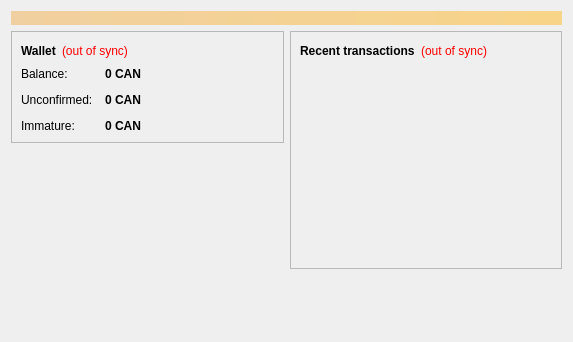
<?xml version="1.0" encoding="UTF-8"?>
<ui version="4.0">
 <class>OverviewPage</class>
 <widget class="QWidget" name="OverviewPage">
  <property name="geometry">
   <rect>
    <x>0</x>
    <y>0</y>
    <width>573</width>
    <height>342</height>
   </rect>
  </property>
  <property name="windowTitle">
   <string>Form</string>
  </property>
  <layout class="QVBoxLayout" name="topLayout">
   <item>
    <widget class="QLabel" name="labelAlerts">
     <property name="visible">
      <bool>false</bool>
     </property>
     <property name="styleSheet">
      <string notr="true">background-color: qlineargradient(x1: 0, y1: 0, x2: 1, y2: 0, stop:0 #F0D0A0, stop:1 #F8D488); color:#000000;</string>
     </property>
     <property name="wordWrap">
      <bool>true</bool>
     </property>
     <property name="margin">
      <number>3</number>
     </property>
    </widget>
   </item>
   <item>
    <layout class="QHBoxLayout" name="horizontalLayout" stretch="1,1">
     <item>
      <layout class="QVBoxLayout" name="verticalLayout_2">
       <item>
        <widget class="QFrame" name="frame">
         <property name="frameShape">
          <enum>QFrame::StyledPanel</enum>
         </property>
         <property name="frameShadow">
          <enum>QFrame::Raised</enum>
         </property>
         <layout class="QVBoxLayout" name="verticalLayout_4">
          <item>
           <layout class="QHBoxLayout" name="horizontalLayout_4">
            <item>
             <widget class="QLabel" name="label_5">
              <property name="font">
               <font>
                <weight>75</weight>
                <bold>true</bold>
               </font>
              </property>
              <property name="text">
               <string>Wallet</string>
              </property>
             </widget>
            </item>
            <item>
             <widget class="QLabel" name="labelWalletStatus">
              <property name="toolTip">
               <string>The displayed information may be out of date. Your wallet automatically synchronizes with the Cats network after a connection is established, but this process has not completed yet.</string>
              </property>
              <property name="styleSheet">
               <string notr="true">QLabel { color: red; }</string>
              </property>
              <property name="text">
               <string notr="true">(out of sync)</string>
              </property>
              <property name="alignment">
               <set>Qt::AlignLeading|Qt::AlignLeft|Qt::AlignVCenter</set>
              </property>
             </widget>
            </item>
            <item>
             <spacer name="horizontalSpacer_2">
              <property name="orientation">
               <enum>Qt::Horizontal</enum>
              </property>
              <property name="sizeHint" stdset="0">
               <size>
                <width>40</width>
                <height>20</height>
               </size>
              </property>
             </spacer>
            </item>
           </layout>
          </item>
          <item>
           <layout class="QFormLayout" name="formLayout_2">
            <property name="fieldGrowthPolicy">
             <enum>QFormLayout::AllNonFixedFieldsGrow</enum>
            </property>
            <property name="horizontalSpacing">
             <number>12</number>
            </property>
            <property name="verticalSpacing">
             <number>12</number>
            </property>
            <item row="0" column="0">
             <widget class="QLabel" name="label">
              <property name="text">
               <string>Balance:</string>
              </property>
             </widget>
            </item>
            <item row="0" column="1">
             <widget class="QLabel" name="labelBalance">
              <property name="font">
               <font>
                <weight>75</weight>
                <bold>true</bold>
               </font>
              </property>
              <property name="cursor">
               <cursorShape>IBeamCursor</cursorShape>
              </property>
              <property name="toolTip">
               <string>Your current balance</string>
              </property>
              <property name="text">
               <string notr="true">0 CAN</string>
              </property>
              <property name="textInteractionFlags">
               <set>Qt::LinksAccessibleByMouse|Qt::TextSelectableByKeyboard|Qt::TextSelectableByMouse</set>
              </property>
             </widget>
            </item>
            <item row="1" column="0">
             <widget class="QLabel" name="label_3">
              <property name="text">
               <string>Unconfirmed:</string>
              </property>
             </widget>
            </item>
            <item row="1" column="1">
             <widget class="QLabel" name="labelUnconfirmed">
              <property name="font">
               <font>
                <weight>75</weight>
                <bold>true</bold>
               </font>
              </property>
              <property name="cursor">
               <cursorShape>IBeamCursor</cursorShape>
              </property>
              <property name="toolTip">
               <string>Total of transactions that have yet to be confirmed, and do not yet count toward the current balance</string>
              </property>
              <property name="text">
               <string notr="true">0 CAN</string>
              </property>
              <property name="textInteractionFlags">
               <set>Qt::LinksAccessibleByMouse|Qt::TextSelectableByKeyboard|Qt::TextSelectableByMouse</set>
              </property>
             </widget>
            </item>
            <item row="2" column="0">
             <widget class="QLabel" name="labelImmatureText">
              <property name="text">
               <string>Immature:</string>
              </property>
             </widget>
            </item>
            <item row="2" column="1">
             <widget class="QLabel" name="labelImmature">
              <property name="font">
               <font>
                <weight>75</weight>
                <bold>true</bold>
               </font>
              </property>
              <property name="toolTip">
               <string>Mined balance that has not yet matured</string>
              </property>
              <property name="text">
               <string notr="true">0 CAN</string>
              </property>
              <property name="textInteractionFlags">
               <set>Qt::LinksAccessibleByMouse|Qt::TextSelectableByKeyboard|Qt::TextSelectableByMouse</set>
              </property>
             </widget>
            </item>
           </layout>
          </item>
         </layout>
        </widget>
       </item>
       <item>
        <spacer name="verticalSpacer">
         <property name="orientation">
          <enum>Qt::Vertical</enum>
         </property>
         <property name="sizeHint" stdset="0">
          <size>
           <width>20</width>
           <height>40</height>
          </size>
         </property>
        </spacer>
       </item>
      </layout>
     </item>
     <item>
      <layout class="QVBoxLayout" name="verticalLayout_3">
       <item>
        <widget class="QFrame" name="frame_2">
         <property name="frameShape">
          <enum>QFrame::StyledPanel</enum>
         </property>
         <property name="frameShadow">
          <enum>QFrame::Raised</enum>
         </property>
         <layout class="QVBoxLayout" name="verticalLayout">
          <item>
           <layout class="QHBoxLayout" name="horizontalLayout_2">
            <item>
             <widget class="QLabel" name="label_4">
              <property name="text">
               <string>&lt;b&gt;Recent transactions&lt;/b&gt;</string>
              </property>
             </widget>
            </item>
            <item>
             <widget class="QLabel" name="labelTransactionsStatus">
              <property name="toolTip">
               <string>The displayed information may be out of date. Your wallet automatically synchronizes with the Cats network after a connection is established, but this process has not completed yet.</string>
              </property>
              <property name="styleSheet">
               <string notr="true">QLabel { color: red; }</string>
              </property>
              <property name="text">
               <string notr="true">(out of sync)</string>
              </property>
              <property name="alignment">
               <set>Qt::AlignRight|Qt::AlignTrailing|Qt::AlignVCenter</set>
              </property>
             </widget>
            </item>
            <item>
             <spacer name="horizontalSpacer">
              <property name="orientation">
               <enum>Qt::Horizontal</enum>
              </property>
              <property name="sizeHint" stdset="0">
               <size>
                <width>40</width>
                <height>20</height>
               </size>
              </property>
             </spacer>
            </item>
           </layout>
          </item>
          <item>
           <widget class="QListView" name="listTransactions">
            <property name="styleSheet">
             <string notr="true">QListView { background: transparent; }</string>
            </property>
            <property name="frameShape">
             <enum>QFrame::NoFrame</enum>
            </property>
            <property name="verticalScrollBarPolicy">
             <enum>Qt::ScrollBarAlwaysOff</enum>
            </property>
            <property name="horizontalScrollBarPolicy">
             <enum>Qt::ScrollBarAlwaysOff</enum>
            </property>
            <property name="selectionMode">
             <enum>QAbstractItemView::NoSelection</enum>
            </property>
           </widget>
          </item>
         </layout>
        </widget>
       </item>
       <item>
        <spacer name="verticalSpacer_2">
         <property name="orientation">
          <enum>Qt::Vertical</enum>
         </property>
         <property name="sizeHint" stdset="0">
          <size>
           <width>20</width>
           <height>40</height>
          </size>
         </property>
        </spacer>
       </item>
      </layout>
     </item>
    </layout>
   </item>
  </layout>
 </widget>
 <resources/>
 <connections/>
</ui>
